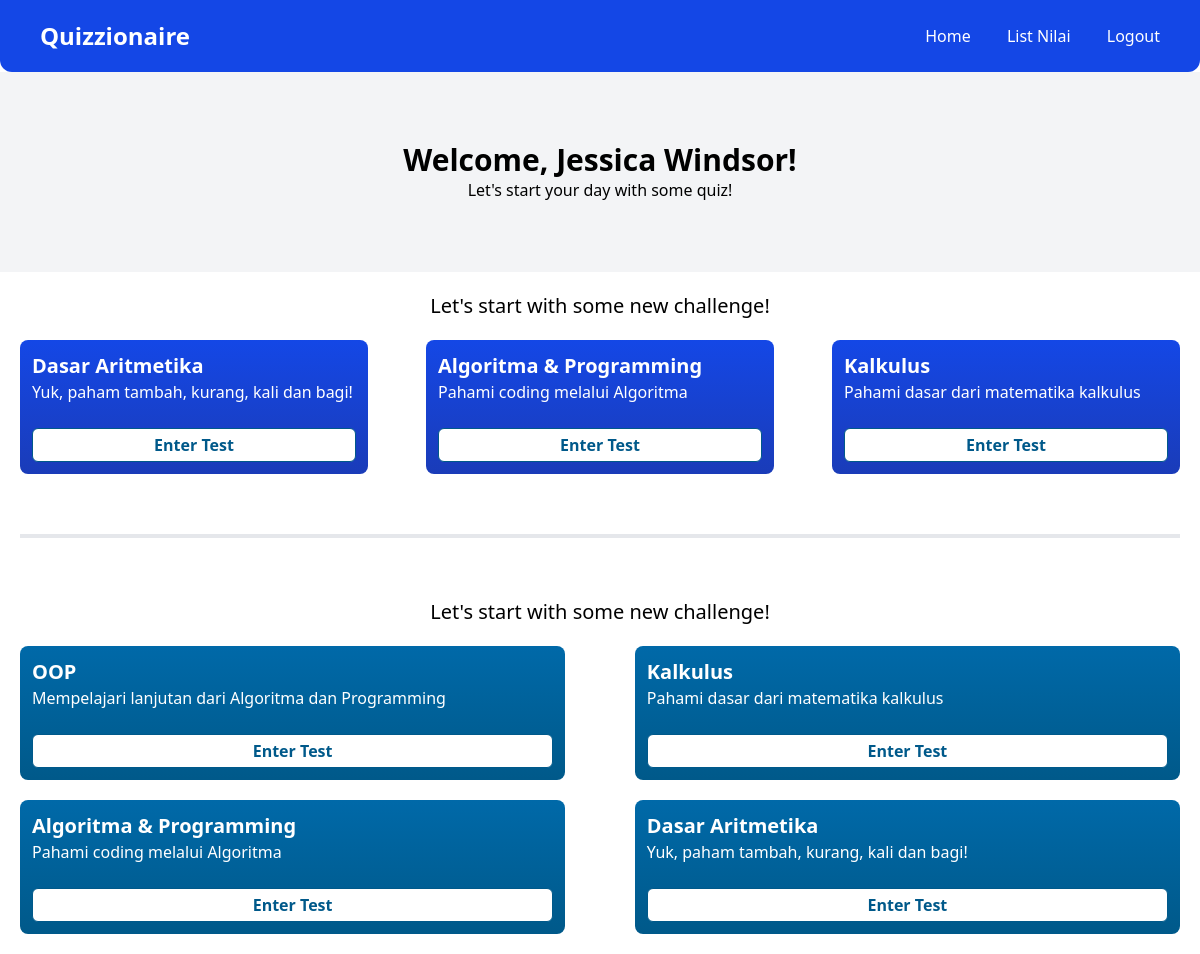
The app's page /PHP/UI/MainMenu.php (signed in) with its own data.
### tables this page shows
CREATE TABLE `tests` (
  `Test_ID` int NOT NULL,
  `Test_Name` varchar(255) NOT NULL,
  `Test_Topic` varchar(255) NOT NULL
);

### PHP/UI/MainMenu.php (the view, shortened to what this page needs)
<!DOCTYPE html>
<html lang="en">
<head>
    <script src="https://cdn.jsdelivr.net/npm/@tailwindcss/browser@4"></script>
    <?php
    $conn = connectDB();
    $username = $_SESSION['username'];
    ?>
    <?php
    $sql_query = "SELECT * FROM `tests` ORDER BY `Test_ID` DESC LIMIT 3";
    $resultTop3 = mysqli_query($conn, $sql_query) or die(mysqli_error($conn));
    ?>
    <?php
    $sql_query = "SELECT * FROM `tests` ORDER BY `Test_ID` ASC";
    $readTest = mysqli_query($conn, $sql_query) or die(mysqli_error($conn));
    ?>
</head>
<body class="overflow-x-hidden">
    <nav class="p-5 bg-blue-700 rounded-b-xl flex flex-row justify-between">
        <p class="text-2xl font-semibold text-white pl-5">Quizzionaire</p>
        <div id="navBar" class="text-white gap-8 h-full mt-1 pr-5 hidden md:block">
            <a href="MainMenu.php">Home</a>
            <a href="listScore.php" class="md:ml-8">List Nilai</a>
            <a href="../DB/logout.php" class="md:ml-8">Logout</a>
        </div>
    </nav>
    <header class="flex flex-col justify-center items-center bg-gray-100 w-full h-50">
        <p class="text-3xl font-semibold">Welcome, <?= $username ?>!</p>
        <p>Let's start your day with some quiz!</p>
    </header>
    <main>
        <form method="post" action="quiz.php">
            <div class="p-5">
                <p class="pb-5 text-center text-xl">Let's start with some new challenge!</p>
                <div id="cardList" class="w-full flex md:flex-row flex-col flex-wrap justify-between gap-5">
                    <?php while ($row = mysqli_fetch_assoc($resultTop3)): ?>
                        <div class="md:w-[30%] rounded-lg p-3 bg-gradient-to-b from-blue-700 to-blue-800">
                            <p class="text-white font-semibold text-xl"><?= htmlspecialchars($row['Test_Name']) ?></p>
                            <p class="text-white mb-6"><?= htmlspecialchars($row['Test_Topic']) ?></p>
                            <button type="submit" name="enter_test" value="<?= $row['Test_ID'] ?>"
                                class="text-sky-800 font-semibold md:p-1 p-2 w-full cursor-pointer bg-white border-1 rounded-md">
                                Enter Test
                            </button>
                        </div>
                    <?php endwhile; ?>
                </div>
            </div>
            <hr class="mt-10 mb-10 border-t-4 ml-5 mr-5 border-gray-200">
            <div class="p-5">
                <p class="pb-5 text-center text-xl">Let's start with some new challenge!</p>
                <div id="cardList" class="flex md:flex-row flex-col flex-wrap justify-between gap-5">
                    <?php while ($row = mysqli_fetch_assoc($readTest)): ?>
                        <div class="md:w-[47%] rounded-lg p-3 bg-gradient-to-b from-sky-700 to-sky-800">
                            <p class="text-white font-semibold text-xl"><?= htmlspecialchars($row['Test_Name']) ?></p>
                            <p class="text-white mb-6"><?= htmlspecialchars($row['Test_Topic']) ?></p>
                            <button type="submit" name="enter_test" value="<?= $row['Test_ID'] ?>"
                                class="text-sky-800 font-semibold md:p-1 p-2 w-full cursor-pointer bg-white border-1 rounded-md">
                                Enter Test
                            </button>
                        </div>
                    <?php endwhile; ?>
                </div>
            </div>
        </form>
    </main>
</body>
</html>

### records on screen
tests: Test_Name "Dasar Aritmetika", Test_Topic "Yuk, paham tambah, kurang, kali dan bagi!", $row['Test_ID'] 4 (drawn)
tests: Test_Name "Algoritma & Programming", Test_Topic "Pahami coding melalui Algoritma", $row['Test_ID'] 3 (drawn)
tests: Test_Name "Kalkulus", Test_Topic "Pahami dasar dari matematika kalkulus", $row['Test_ID'] 2 (drawn)
tests: Test_Name "OOP", Test_Topic "Mempelajari lanjutan dari Algoritma dan Programming", $row['Test_ID'] 1 (drawn)

### other values on screen
$username "Jessica Windsor"
